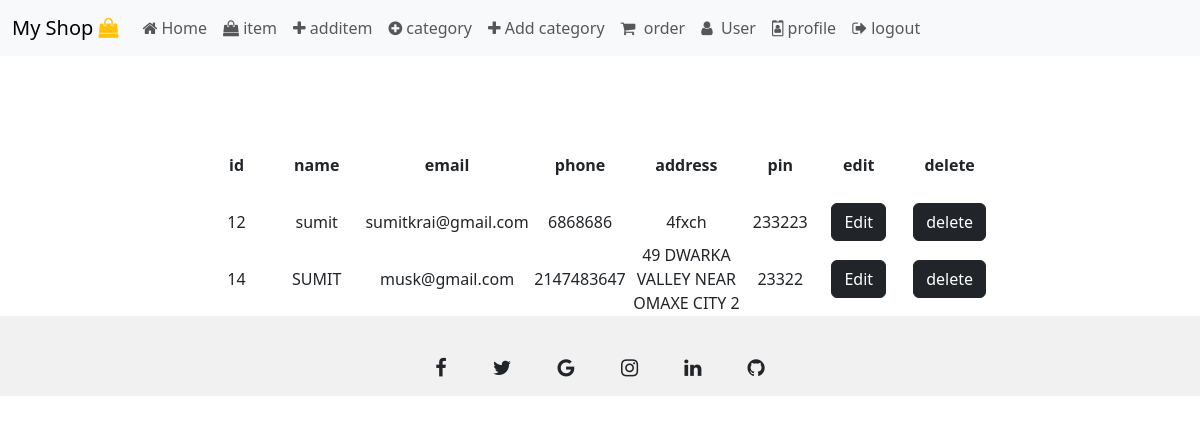
The app's page /admin/userdetails.php with its own data.
### tables this page shows
CREATE TABLE `user` (
  `id` int(11) NOT NULL,
  `fname` varchar(255) NOT NULL,
  `lname` varchar(255) NOT NULL,
  `dob` varchar(20) NOT NULL,
  `gender` varchar(10) NOT NULL,
  `email` varchar(55) NOT NULL,
  `phone` int(20) NOT NULL,
  `password` varchar(50) DEFAULT NULL,
  `address` varchar(255) NOT NULL,
  `pin` int(11) NOT NULL,
  `role` int(11) NOT NULL
);

### admin/userdetails.php (the view, shortened to what this page needs)
<?php  include ("../conn.php" )  ?>
<?php
$user="SELECT * FROM user";
$user_run=mysqli_query($conn,$user);
if(mysqli_num_rows($user_run)>0 )
{?>
<!DOCTYPE html>
<html>
<head>
<?php  include ("header.php" )  ?>
</head>
<body>
       <?php  include ("menu.php" )  ?>
          <br>
          <br>
          <br>
          <div class="row">
          <div class="col-sm-2"></div>
          <div class="col-sm-8">
          <table style="" class="text-center p">
            <tr>
                <th style="padding: 25px;">id</th>
                <th style="padding: 25px;">name</th>
                <th style="padding: 25px;">email</th>
                <th style="padding:25px;">phone</th>
                <th style="padding: 25px;">address</th>
                <th style="padding: 25px;">pin</th>
                <th style="padding: 25px;">edit</th>
                <th style="padding: 25px;">delete</th>
            </tr>
            <tr><?php
            while($user_row = mysqli_fetch_array($user_run))
{
 ?>
                <td><?php echo $user_row['id'];?></td>
                <td><?php echo $user_row['fname'];?></td>
                <td><?php echo $user_row['email'];?></td>
                <td><?php echo $user_row['phone'];?></td>
                <td><?php echo $user_row['address'];?></td>
                <td><?php echo $user_row['pin'];?></td>
                <td><button class="btn btn-dark">Edit</button></td>
                            <form action ="userdetails.php"; method="post":>
                    <td><button class="btn btn-dark" type="sumbit" name="delete_btn">delete</button></td>
</form>
            </tr>
<?php
}  ?>
          </table>
<?php    }
          else{
            echo "not record found";
          }
          ?>
          </div>
              <div class="col-sm-2"></div>
 </div>
           <?php  include ("footer.php" )  ?>
</body>
</html>

### records on screen
user: id "12", fname "sumit", email "sumitkrai@gmail.com", phone "6868686", address "4fxch", pin "233223"
user: id "14", fname "SUMIT", email "musk@gmail.com", phone "2147483647", address "49 DWARKA VALLEY NEAR OMAXE CITY 2", pin "23322"
